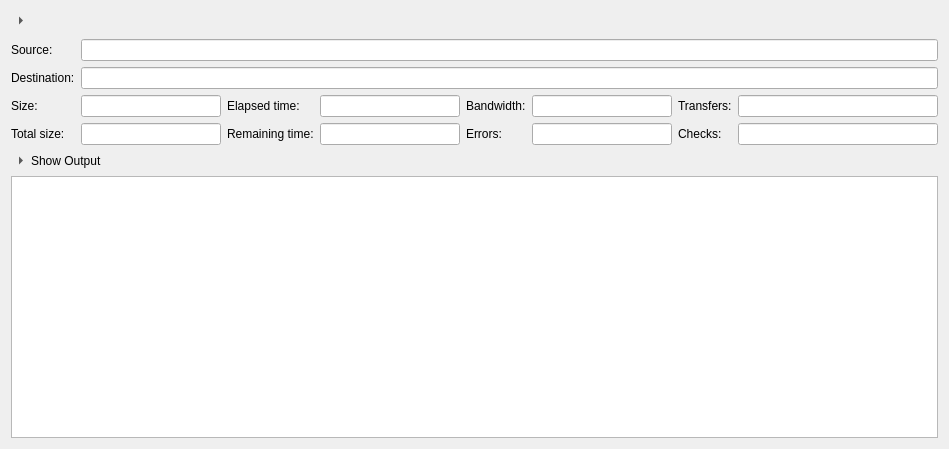
<?xml version="1.0" encoding="UTF-8"?>
<ui version="4.0">
 <class>JobWidget</class>
 <widget class="QWidget" name="JobWidget">
  <property name="geometry">
   <rect>
    <x>0</x>
    <y>0</y>
    <width>666</width>
    <height>449</height>
   </rect>
  </property>
  <property name="windowTitle">
   <string>Form</string>
  </property>
  <layout class="QVBoxLayout" name="verticalLayout">
   <property name="spacing">
    <number>0</number>
   </property>
   <item>
    <widget class="QWidget" name="widget" native="true">
     <layout class="QHBoxLayout" name="horizontalLayout">
      <property name="leftMargin">
       <number>0</number>
      </property>
      <property name="topMargin">
       <number>0</number>
      </property>
      <property name="rightMargin">
       <number>0</number>
      </property>
      <property name="bottomMargin">
       <number>0</number>
      </property>
      <item>
       <widget class="QToolButton" name="showDetails">
        <property name="styleSheet">
         <string notr="true">QToolButton { border: 0 }</string>
        </property>
        <property name="checkable">
         <bool>true</bool>
        </property>
        <property name="toolButtonStyle">
         <enum>Qt::ToolButtonTextBesideIcon</enum>
        </property>
        <property name="arrowType">
         <enum>Qt::RightArrow</enum>
        </property>
       </widget>
      </item>
      <item>
       <widget class="QLabel" name="info"/>
      </item>
      <item>
       <widget class="QToolButton" name="copy">
        <property name="toolTip">
         <string>Copy command to clipboard</string>
        </property>
        <property name="styleSheet">
         <string notr="true">QToolButton { border: 0 }</string>
        </property>
       </widget>
      </item>
      <item>
       <widget class="QToolButton" name="cancel">
        <property name="toolTip">
         <string>Cancel</string>
        </property>
        <property name="styleSheet">
         <string notr="true">QToolButton { border: 0 }</string>
        </property>
       </widget>
      </item>
     </layout>
    </widget>
   </item>
   <item>
    <widget class="QWidget" name="details" native="true">
     <layout class="QGridLayout" name="gridLayout_2">
      <property name="leftMargin">
       <number>0</number>
      </property>
      <property name="rightMargin">
       <number>0</number>
      </property>
      <property name="bottomMargin">
       <number>0</number>
      </property>
      <item row="2" column="7" rowspan="2">
       <spacer name="horizontalSpacer">
        <property name="orientation">
         <enum>Qt::Horizontal</enum>
        </property>
        <property name="sizeHint" stdset="0">
         <size>
          <width>40</width>
          <height>20</height>
         </size>
        </property>
       </spacer>
      </item>
      <item row="3" column="0">
       <widget class="QLabel" name="label_4a">
        <property name="text">
         <string>Total size:</string>
        </property>
        <property name="buddy">
         <cstring>totalsize</cstring>
        </property>
       </widget>
      </item>
      <item row="3" column="1">
       <widget class="QLineEdit" name="totalsize">
        <property name="sizePolicy">
         <sizepolicy hsizetype="Fixed" vsizetype="Fixed">
          <horstretch>0</horstretch>
          <verstretch>0</verstretch>
         </sizepolicy>
        </property>
        <property name="minimumSize">
         <size>
          <width>140</width>
          <height>0</height>
         </size>
        </property>
        <property name="alignment">
         <set>Qt::AlignRight|Qt::AlignTrailing|Qt::AlignVCenter</set>
        </property>
        <property name="readOnly">
         <bool>true</bool>
        </property>
       </widget>
      </item>
      <item row="3" column="2">
       <widget class="QLabel" name="label_4">
        <property name="text">
         <string>Remaining time:</string>
        </property>
        <property name="buddy">
         <cstring>eta</cstring>
        </property>
       </widget>
      </item>
      <item row="3" column="3">
       <widget class="QLineEdit" name="eta">
        <property name="sizePolicy">
         <sizepolicy hsizetype="Fixed" vsizetype="Fixed">
          <horstretch>0</horstretch>
          <verstretch>0</verstretch>
         </sizepolicy>
        </property>
        <property name="minimumSize">
         <size>
          <width>140</width>
          <height>0</height>
         </size>
        </property>
        <property name="alignment">
         <set>Qt::AlignRight|Qt::AlignTrailing|Qt::AlignVCenter</set>
        </property>
        <property name="readOnly">
         <bool>true</bool>
        </property>
       </widget>
      </item>
      <item row="3" column="4">
       <widget class="QLabel" name="label_7">
        <property name="text">
         <string>Errors:</string>
        </property>
        <property name="buddy">
         <cstring>errors</cstring>
        </property>
       </widget>
      </item>
      <item row="3" column="5">
       <widget class="QLineEdit" name="errors">
        <property name="sizePolicy">
         <sizepolicy hsizetype="Fixed" vsizetype="Fixed">
          <horstretch>0</horstretch>
          <verstretch>0</verstretch>
         </sizepolicy>
        </property>
        <property name="minimumSize">
         <size>
          <width>140</width>
          <height>0</height>
         </size>
        </property>
        <property name="alignment">
         <set>Qt::AlignRight|Qt::AlignTrailing|Qt::AlignVCenter</set>
        </property>
        <property name="readOnly">
         <bool>true</bool>
        </property>
       </widget>
      </item>
      <item row="3" column="6">
       <widget class="QLabel" name="label_8">
        <property name="text">
         <string>Checks:</string>
        </property>
        <property name="buddy">
         <cstring>checks</cstring>
        </property>
       </widget>
      </item>
      <item row="3" column="7">
       <widget class="QLineEdit" name="checks">
        <property name="sizePolicy">
         <sizepolicy hsizetype="Fixed" vsizetype="Fixed">
          <horstretch>0</horstretch>
          <verstretch>0</verstretch>
         </sizepolicy>
        </property>
        <property name="minimumSize">
         <size>
          <width>200</width>
          <height>0</height>
         </size>
        </property>
        <property name="alignment">
         <set>Qt::AlignRight|Qt::AlignTrailing|Qt::AlignVCenter</set>
        </property>
        <property name="readOnly">
         <bool>true</bool>
        </property>
       </widget>
      </item>
      <item row="2" column="2">
       <widget class="QLabel" name="label_6">
        <property name="text">
         <string>Elapsed time:</string>
        </property>
        <property name="buddy">
         <cstring>elapsed</cstring>
        </property>
       </widget>
      </item>
      <item row="2" column="1">
       <widget class="QLineEdit" name="size">
        <property name="sizePolicy">
         <sizepolicy hsizetype="Fixed" vsizetype="Fixed">
          <horstretch>0</horstretch>
          <verstretch>0</verstretch>
         </sizepolicy>
        </property>
        <property name="minimumSize">
         <size>
          <width>140</width>
          <height>0</height>
         </size>
        </property>
        <property name="alignment">
         <set>Qt::AlignRight|Qt::AlignTrailing|Qt::AlignVCenter</set>
        </property>
        <property name="readOnly">
         <bool>true</bool>
        </property>
       </widget>
      </item>
      <item row="1" column="1" colspan="7">
       <widget class="QLineEdit" name="dest">
        <property name="readOnly">
         <bool>true</bool>
        </property>
       </widget>
      </item>
      <item row="2" column="0">
       <widget class="QLabel" name="label_5">
        <property name="sizePolicy">
         <sizepolicy hsizetype="Fixed" vsizetype="Preferred">
          <horstretch>0</horstretch>
          <verstretch>0</verstretch>
         </sizepolicy>
        </property>
        <property name="text">
         <string>Size:</string>
        </property>
        <property name="buddy">
         <cstring>size</cstring>
        </property>
       </widget>
      </item>
      <item row="0" column="1" colspan="7">
       <widget class="QLineEdit" name="source">
        <property name="readOnly">
         <bool>true</bool>
        </property>
       </widget>
      </item>
      <item row="5" column="0" colspan="2">
       <widget class="QToolButton" name="showOutput">
        <property name="styleSheet">
         <string notr="true">QToolButton { border: 0 }</string>
        </property>
        <property name="text">
         <string>Show Output</string>
        </property>
        <property name="checkable">
         <bool>true</bool>
        </property>
        <property name="toolButtonStyle">
         <enum>Qt::ToolButtonTextBesideIcon</enum>
        </property>
        <property name="arrowType">
         <enum>Qt::RightArrow</enum>
        </property>
       </widget>
      </item>
      <item row="2" column="4">
       <widget class="QLabel" name="label_2">
        <property name="text">
         <string>Bandwidth:</string>
        </property>
        <property name="buddy">
         <cstring>bandwidth</cstring>
        </property>
       </widget>
      </item>
      <item row="2" column="6">
       <widget class="QLabel" name="label_9">
        <property name="text">
         <string>Transfers:</string>
        </property>
        <property name="buddy">
         <cstring>transferred</cstring>
        </property>
       </widget>
      </item>
      <item row="6" column="0" colspan="8">
       <widget class="QPlainTextEdit" name="output">
        <property name="lineWrapMode">
         <enum>QPlainTextEdit::NoWrap</enum>
        </property>
        <property name="readOnly">
         <bool>true</bool>
        </property>
       </widget>
      </item>
      <item row="2" column="3">
       <widget class="QLineEdit" name="elapsed">
        <property name="sizePolicy">
         <sizepolicy hsizetype="Fixed" vsizetype="Fixed">
          <horstretch>0</horstretch>
          <verstretch>0</verstretch>
         </sizepolicy>
        </property>
        <property name="minimumSize">
         <size>
          <width>140</width>
          <height>0</height>
         </size>
        </property>
        <property name="alignment">
         <set>Qt::AlignRight|Qt::AlignTrailing|Qt::AlignVCenter</set>
        </property>
        <property name="readOnly">
         <bool>true</bool>
        </property>
       </widget>
      </item>
      <item row="0" column="0">
       <widget class="QLabel" name="label_3">
        <property name="sizePolicy">
         <sizepolicy hsizetype="Fixed" vsizetype="Preferred">
          <horstretch>0</horstretch>
          <verstretch>0</verstretch>
         </sizepolicy>
        </property>
        <property name="text">
         <string>Source:</string>
        </property>
        <property name="buddy">
         <cstring>source</cstring>
        </property>
       </widget>
      </item>
      <item row="1" column="0">
       <widget class="QLabel" name="label">
        <property name="sizePolicy">
         <sizepolicy hsizetype="Fixed" vsizetype="Preferred">
          <horstretch>0</horstretch>
          <verstretch>0</verstretch>
         </sizepolicy>
        </property>
        <property name="text">
         <string>Destination:</string>
        </property>
        <property name="buddy">
         <cstring>dest</cstring>
        </property>
       </widget>
      </item>
      <item row="2" column="5">
       <widget class="QLineEdit" name="bandwidth">
        <property name="sizePolicy">
         <sizepolicy hsizetype="Fixed" vsizetype="Fixed">
          <horstretch>0</horstretch>
          <verstretch>0</verstretch>
         </sizepolicy>
        </property>
        <property name="minimumSize">
         <size>
          <width>140</width>
          <height>0</height>
         </size>
        </property>
        <property name="alignment">
         <set>Qt::AlignRight|Qt::AlignTrailing|Qt::AlignVCenter</set>
        </property>
        <property name="readOnly">
         <bool>true</bool>
        </property>
       </widget>
      </item>
      <item row="2" column="7">
       <widget class="QLineEdit" name="transferred">
        <property name="sizePolicy">
         <sizepolicy hsizetype="Fixed" vsizetype="Fixed">
          <horstretch>0</horstretch>
          <verstretch>0</verstretch>
         </sizepolicy>
        </property>
        <property name="minimumSize">
         <size>
          <width>200</width>
          <height>0</height>
         </size>
        </property>
        <property name="alignment">
         <set>Qt::AlignRight|Qt::AlignTrailing|Qt::AlignVCenter</set>
        </property>
        <property name="readOnly">
         <bool>true</bool>
        </property>
       </widget>
      </item>
      <item row="4" column="0" colspan="8">
       <layout class="QFormLayout" name="progress">
        <property name="fieldGrowthPolicy">
         <enum>QFormLayout::ExpandingFieldsGrow</enum>
        </property>
        <property name="formAlignment">
         <set>Qt::AlignLeading|Qt::AlignLeft|Qt::AlignTop</set>
        </property>
       </layout>
      </item>
     </layout>
    </widget>
   </item>
  </layout>
 </widget>
 <tabstops>
  <tabstop>showDetails</tabstop>
  <tabstop>cancel</tabstop>
  <tabstop>source</tabstop>
  <tabstop>dest</tabstop>
  <tabstop>size</tabstop>
  <tabstop>elapsed</tabstop>
  <tabstop>bandwidth</tabstop>
  <tabstop>showOutput</tabstop>
  <tabstop>output</tabstop>
 </tabstops>
 <resources/>
 <connections/>
</ui>
